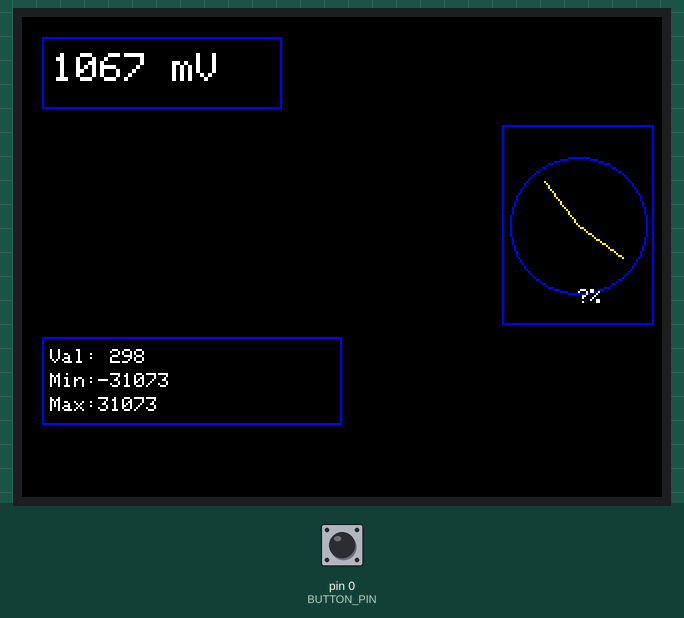
Recording of a sketch running on a simulated Arduino Uno, built with avr-gcc and run on an emulated ATmega328P. Shown: 320×240 colour display. Inputs (shaded band) come from the test bench; at power-on: pin 0 (BUTTON_PIN) HIGH. Random numbers use the default seed unless the sketch sets one.

Above: at 1.8 s.
1.9 s: pin 0 (BUTTON_PIN) pulled LOW for 3.2 s
At 4.0 s:
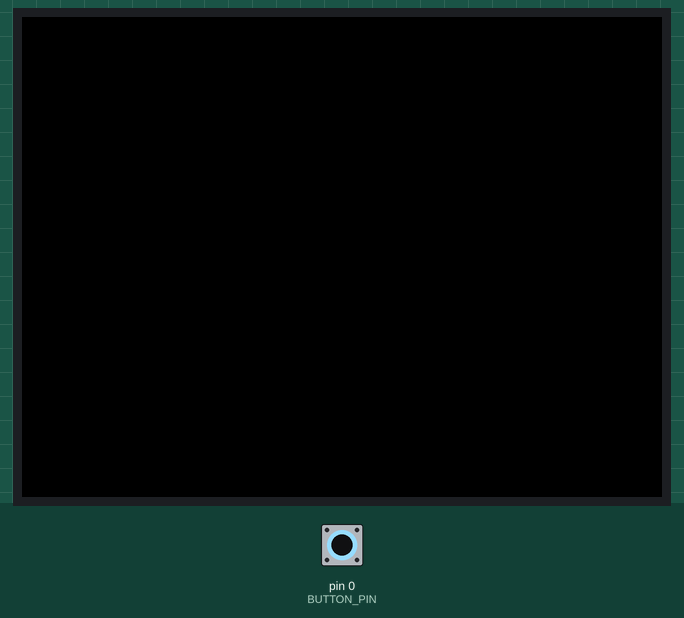
At 6.4 s:
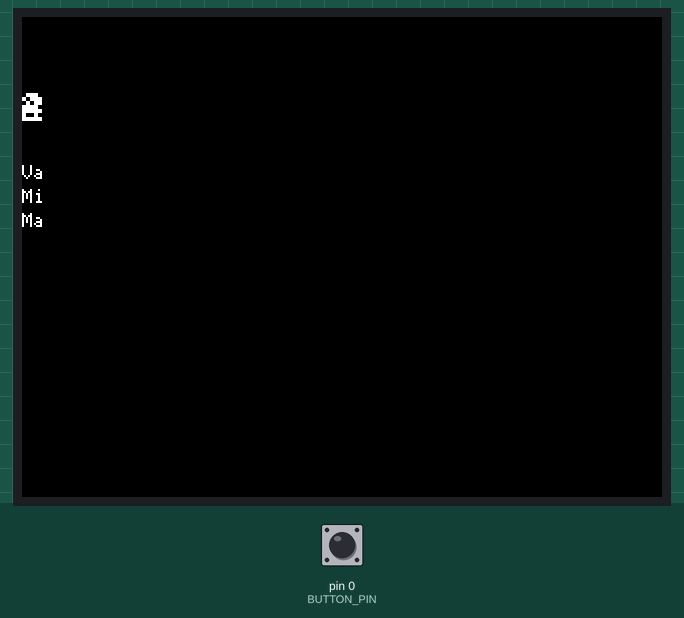
Timing chart, 0 to 7.9 s (numbered marks = the images above; inputs shaded):
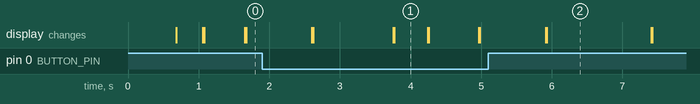

Measured:
- what the display in image 1 shows lasts 0.4 s, from 3.8 s to 4.2 s

The sketch:

core_example_xt1.ino
```cpp
#include <Adafruit_GFX.h>
#include <Adafruit_ILI9341.h>
#include <SPI.h>
#include <math.h>

// ==== Display setup ====
#define TFT_CS     15
#define TFT_RST    4
#define TFT_DC     2
Adafruit_ILI9341 tft = Adafruit_ILI9341(TFT_CS, TFT_DC, TFT_RST);

// ==== Colors ====
const uint16_t COLOR_BG     = ILI9341_BLACK;
const uint16_t COLOR_TEXT   = ILI9341_WHITE;
const uint16_t COLOR_FRAME  = ILI9341_BLUE;
const uint16_t COLOR_ACCENT = ILI9341_YELLOW;
const uint16_t COLOR_RED    = ILI9341_RED;
const uint16_t COLOR_GREEN  = ILI9341_GREEN;

// ==== Button to switch layouts ====
const uint8_t BUTTON_PIN = 0; // change if needed
const uint16_t DEBOUNCE_MS = 50;

// ==== Widget framework ====
typedef void (*ProcessCallback)(void *); // signature: process(data)
typedef void (*DisplayCallback)(void *); // signature: display(data)

struct Widget {
  int16_t x, y, width, height;
  ProcessCallback processCb;
  DisplayCallback displayCb;
  uint16_t processFrequency;   // ms
  uint32_t lastProcessTime;
  bool hasFrame;
  bool hasBackground;
  uint16_t bgColor;
  void *data;                  // pointer to widget-specific data
};

// ---- Data structures for widgets ----
// Voltage text widget uses a simple integer mV
int voltageData = 0;

// Rolling graph
#define GRAPH_POINTS 160
struct GraphData {
  int values[GRAPH_POINTS];
  int index;
  int minVal;
  int maxVal;
};
GraphData graphDataA = {{0}, 0, 99999, -99999}; // used in layout A
GraphData graphDataB = {{0}, 0, 99999, -99999}; // used in layout B (independent history)

// Gauge
struct GaugeData { float value; };
GaugeData gaugeData = {0.0};

// Min/Max tracker
struct MinMaxData {
  int value;
  int minV;
  int maxV;
  unsigned long lastReset;
};
MinMaxData minmaxDataA = {0, 99999, -99999, 0};
MinMaxData minmaxDataB = {0, 99999, -99999, 0};

// ---- Helper to find widget pointer by data (search current layout) ----
Widget **currentLayout = nullptr;
int currentLayoutSize = 0;
Widget * findWidgetByData(void *data) {
  if (!currentLayout) return nullptr;
  for (int i = 0; i < currentLayoutSize; ++i) {
    if (currentLayout[i]->data == data) return currentLayout[i];
  }
  return nullptr;
}

// ==== Process & Display callbacks ====

// Voltage widget
void processVoltage(void *data) {
  int *v = (int*)data;
  // Replace with real ADC reading; here a simulated value:
  *v = random(0, 5000); // mV
}
void displayVoltage(void *data) {
  int *v = (int*)data;
  Widget *w = findWidgetByData(data);
  int tx = (w ? w->x : 10) + 5;
  int ty = (w ? w->y : 10) + 8;

  char buf[20];
  sprintf(buf, "%4d mV", *v);
  // draw background portion for text
  if (w && w->hasBackground) tft.fillRect(w->x, w->y, w->width, w->height, w->bgColor);
  tft.setCursor(tx, ty);
  tft.setTextColor(COLOR_TEXT);
  tft.setTextSize(2);
  tft.print(buf);

  if (w && w->hasFrame) tft.drawRect(w->x, w->y, w->width, w->height, COLOR_FRAME);
}

// Rolling Graph (shared logic for both graphs using widget area)
void processGraph(void *data) {
  GraphData *g = (GraphData*)data;
  int newVal = random(100, 4800); // Replace with sampled sensor
  g->values[g->index] = newVal;
  g->index = (g->index + 1) % GRAPH_POINTS;
  // recompute min/max
  g->minVal = 99999; g->maxVal = -99999;
  for (int i = 0; i < GRAPH_POINTS; ++i) {
    if (g->values[i] < g->minVal) g->minVal = g->values[i];
    if (g->values[i] > g->maxVal) g->maxVal = g->values[i];
  }
  // If buffer was empty initially, ensure reasonable defaults
  if (g->minVal == 99999) { g->minVal = 0; g->maxVal = 1000; }
}
void displayGraph(void *data) {
  GraphData *g = (GraphData*)data;
  Widget *w = findWidgetByData(data);
  if (!w) return;

  int gx = w->x, gy = w->y, gw = max(2, w->width), gh = max(2, w->height);
  // Clear plot region (if widget requests bg, we respect it, otherwise draw black behind)
  tft.fillRect(gx, gy, gw, gh, (w->hasBackground ? w->bgColor : COLOR_BG));

  if (g->maxVal == g->minVal) {
    // nothing to draw yet
    tft.drawRect(gx, gy, gw, gh, COLOR_FRAME);
    return;
  }

  // Draw polyline
  for (int i = 1; i < GRAPH_POINTS; ++i) {
    int idx1 = (g->index + i - 1) % GRAPH_POINTS;
    int idx2 = (g->index + i) % GRAPH_POINTS;
    int x1 = gx + (i - 1) * gw / (GRAPH_POINTS - 1);
    int x2 = gx + i * gw / (GRAPH_POINTS - 1);
    int y1 = gy + gh - (g->values[idx1] - g->minVal) * gh / max(1, (g->maxVal - g->minVal));
    int y2 = gy + gh - (g->values[idx2] - g->minVal) * gh / max(1, (g->maxVal - g->minVal));
    tft.drawLine(x1, y1, x2, y2, COLOR_ACCENT);
  }

  // Draw min/max text small (top-left inside graph)
  char buf[32];
  sprintf(buf, "min:%d", g->minVal);
  tft.setTextSize(1);
  tft.setCursor(gx + 3, gy + 2);
  tft.setTextColor(COLOR_TEXT);
  tft.print(buf);
  sprintf(buf, "max:%d", g->maxVal);
  tft.setCursor(gx + 3, gy + 12);
  tft.print(buf);

  if (w->hasFrame) tft.drawRect(gx, gy, gw, gh, COLOR_FRAME);
}

// Gauge
void processGauge(void *data) {
  GaugeData *g = (GaugeData*)data;
  g->value = (float)random(0, 1000) / 10.0f; // 0..100%
}
void displayGauge(void *data) {
  GaugeData *g = (GaugeData*)data;
  Widget *w = findWidgetByData(data);
  if (!w) return;

  int cx = w->x + w->width / 2;
  int cy = w->y + w->height / 2;
  int r = min(w->width, w->height) / 2 - 4;

  // background
  if (w->hasBackground) tft.fillRect(w->x, w->y, w->width, w->height, w->bgColor);
  // gauge rim
  tft.drawCircle(cx, cy, r, COLOR_FRAME);

  // needle
  float angleDeg = (g->value / 100.0f) * 270.0f - 135.0f; // -135..+135
  float rad = angleDeg * (3.14159265f / 180.0f);
  int nx = cx + (int)(cos(rad) * (r - 6));
  int ny = cy + (int)(sin(rad) * (r - 6));
  tft.drawLine(cx, cy, nx, ny, COLOR_ACCENT);

  // value text below
  char buf[16];
  sprintf(buf, "%3.0f%%", g->value);
  tft.setTextSize(1);
  tft.setCursor(cx - 12, cy + r - 2);
  tft.setTextColor(COLOR_TEXT);
  tft.print(buf);

  if (w->hasFrame) tft.drawRect(w->x, w->y, w->width, w->height, COLOR_FRAME);
}

// Min/Max over time widget
void processMinMax(void *data) {
  MinMaxData *mm = (MinMaxData*)data;
  mm->value = random(100, 4800); // sample
  if (mm->value < mm->minV) mm->minV = mm->value;
  if (mm->value > mm->maxV) mm->maxV = mm->value;
  if (millis() - mm->lastReset > 10000) { // reset every 10s
    mm->minV = 99999;
    mm->maxV = -99999;
    mm->lastReset = millis();
  }
}
void displayMinMax(void *data) {
  MinMaxData *mm = (MinMaxData*)data;
  Widget *w = findWidgetByData(data);
  if (!w) return;
  if (w->hasBackground) tft.fillRect(w->x, w->y, w->width, w->height, w->bgColor);

  char buf[32];
  tft.setTextSize(1);
  tft.setTextColor(COLOR_TEXT);
  sprintf(buf, "Val:%4d", mm->value);
  tft.setCursor(w->x + 4, w->y + 6); tft.print(buf);
  sprintf(buf, "Min:%4d", (mm->minV==99999?0:mm->minV));
  tft.setCursor(w->x + 4, w->y + 18); tft.print(buf);
  sprintf(buf, "Max:%4d", (mm->maxV==-99999?0:mm->maxV));
  tft.setCursor(w->x + 4, w->y + 30); tft.print(buf);

  if (w->hasFrame) tft.drawRect(w->x, w->y, w->width, w->height, COLOR_FRAME);
}

// ==== Widget instances ====
// Layout A widgets (dashboard)
Widget voltageWidgetA = { 10, 10, 120, 36, processVoltage, displayVoltage, 500, 0, true, true, COLOR_BG, &voltageData };
Widget graphWidgetA   = { 10, 54, 220, 100, processGraph,   displayGraph,   150, 0, true, false, COLOR_BG, &graphDataA };
Widget gaugeWidgetA   = { 240, 54, 76,  100, processGauge,   displayGauge,   300, 0, true, false, COLOR_BG, &gaugeData };
Widget minmaxWidgetA  = { 10, 160, 150, 44, processMinMax,  displayMinMax,  400, 0, true, true, COLOR_BG, &minmaxDataA };

// Layout B widgets (big graph, compact right column)
Widget graphWidgetB   = { 10, 10, 300, 160, processGraph,  displayGraph,   120, 0, true, false, COLOR_BG, &graphDataB };
Widget voltageWidgetB = { 320, 14, 88, 36, processVoltage, displayVoltage, 500, 0, true, true, COLOR_BG, &voltageData };
Widget minmaxWidgetB  = { 320, 60, 88, 60, processMinMax, displayMinMax, 300, 0, true, true, COLOR_BG, &minmaxDataB };

// Layout arrays
Widget *layoutA[] = { &voltageWidgetA, &graphWidgetA, &gaugeWidgetA, &minmaxWidgetA };
Widget *layoutB[] = { &graphWidgetB, &voltageWidgetB, &minmaxWidgetB };

// screen management
Widget **layouts[] = { layoutA, layoutB };
int layoutSizes[] = { sizeof(layoutA)/sizeof(layoutA[0]), sizeof(layoutB)/sizeof(layoutB[0]) };
int currentLayoutIndex = 0;

// Switch layout function
void switchToLayout(int idx) {
  if (idx < 0 || idx >= (int)(sizeof(layouts)/sizeof(layouts[0]))) return;
  currentLayout = layouts[idx];
  currentLayoutSize = layoutSizes[idx];
  // clear screen and force immediate redraw of each widget (process+display)
  tft.fillScreen(COLOR_BG);
  for (int i = 0; i < currentLayoutSize; ++i) {
    Widget *w = currentLayout[i];
    // run one process so the display has data immediately
    if (w->processCb && w->data) {
      w->processCb(w->data);
      w->lastProcessTime = millis();
    }
    // draw background and display
    if (w->hasBackground) tft.fillRect(w->x, w->y, w->width, w->height, w->bgColor);
    if (w->displayCb && w->data) w->displayCb(w->data);
    if (w->hasFrame) tft.drawRect(w->x, w->y, w->width, w->height, COLOR_FRAME);
  }
}

// ==== Setup & Loop ====
uint32_t lastButtonChange = 0;
bool lastButtonState = HIGH;
void setup() {
  randomSeed(analogRead(A0));

  // display init
  tft.begin();
  tft.fillScreen(COLOR_BG);
  tft.setRotation(1);

  // button setup
  pinMode(BUTTON_PIN, INPUT_PULLUP);
  lastButtonState = digitalRead(BUTTON_PIN);
  lastButtonChange = millis();

  // start on layout 0
  switchToLayout(0);
}

void loop() {
  uint32_t now = millis();

  // Button handling (debounced toggle)
  bool bstate = digitalRead(BUTTON_PIN);
  if (bstate != lastButtonState) {
    lastButtonChange = now;
    lastButtonState = bstate;
  } else if (now - lastButtonChange > DEBOUNCE_MS) {
    // stable state; detect falling edge (pressed if pulled-up)
    static bool wasPressed = false;
    if (bstate == LOW && !wasPressed) {
      // button pressed
      currentLayoutIndex = (currentLayoutIndex + 1) % (sizeof(layouts)/sizeof(layouts[0]));
      switchToLayout(currentLayoutIndex);
      wasPressed = true;
    } else if (bstate == HIGH && wasPressed) {
      wasPressed = false;
    }
  }

  // Iterate widgets and run process/display if it's time
  if (currentLayout) {
    for (int i = 0; i < currentLayoutSize; ++i) {
      Widget *w = currentLayout[i];
      if (!w) continue;
      void *data = w->data;
      if (!data) continue;
      if ((long)(now - w->lastProcessTime) >= (long)w->processFrequency) {
        if (w->processCb) w->processCb(data);
        w->lastProcessTime = now;
        // partial redraw: background + display + frame
        if (w->hasBackground) tft.fillRect(w->x, w->y, w->width, w->height, w->bgColor);
        if (w->displayCb) w->displayCb(data);
        if (w->hasFrame) tft.drawRect(w->x, w->y, w->width, w->height, COLOR_FRAME);
      }
    }
  }

  delay(10); // small yield to reduce CPU hogging
}
```
